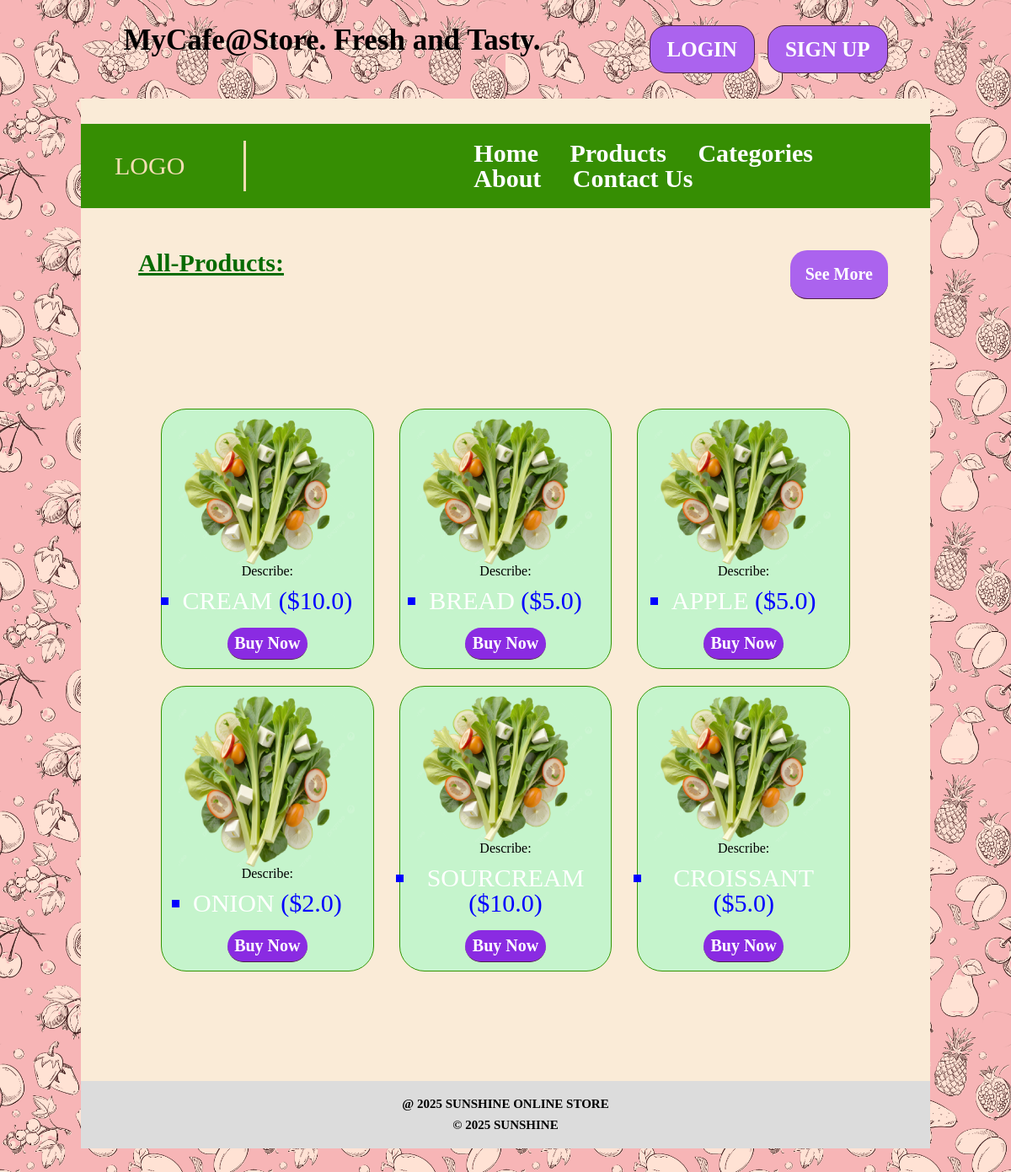
The app's page /api/products/ (signed in) with its own data.
### backend/models.py (models this page shows, shortened)
class Product(models.Model):
    name = models.CharField(max_length=250, null=False)
    price = models.FloatField()
    description = models.TextField()
    category = models.ForeignKey(Category, on_delete=models.CASCADE,null=True, related_name='products')

### backend/views.py (the view)
# urls.py: path('products/', ProductListView.as_view(), name ='product_list'),
class ProductListView(generic.ListView):
    model = Product
    context_object_name = 'product_list'
    queryset = Product.objects.all()
    template_name = 'product_list.html'

### backend/templatetags/custom_tags.py (called while the page is built)
@register.filter(name='currency')
def currency(value):
    return f"${value}"

### backend/templates/product_list.html (shortened to what this page needs)
{% extends 'base.html' %}
{% load static %}
{% load custom_tags %}
{% block content %}
    {% block css %}
        <link type="text/css" href="{% static 'style/all.css' %}" rel="stylesheet">
    {% endblock %}
        <div class="card">
            <div class="card_head">
                <h1>All-Products:</h1>
                <div class="menu_link">
                    <a href="{% url 'categories' %}">See More</a>
                </div>
            </div>
            {% if product_list %}
                <div class="card_item">
                    {% for product in product_list %}
                        <div class="card_body S">
                            <img width="200px" src="{% static 'img/salat.png' %}" alt="sal">
                            <h2>Describe:</h2>
                            <ul>
                                <li>
                                    <a href="{% url 'product' product.pk %}">
                                        {{ product.name }}
                                    </a>({{ product.price|currency }})
                                </li>
                            </ul>
                            <div class="menu_link card_link_pro">
                                <a href="{% url 'add_basket' %}">Buy Now</a>
                            </div>
                        </div>
                    {% endfor %}
                </div>
            {% endif %}
        </div>
{% endblock %}

### backend/templates/base.html (shortened to what this page needs)
{% load static %}
{% load custom_tags %}
<!DOCTYPE html>
<html lang="en">
<head>
    <link type="text/css" href="{% static 'style/all.css' %}" rel="stylesheet">
</head>
<body>
    <header class="head">
        <div class="head_item">
            <h1>MyCafe@Store. Fresh and Tasty.</h1>
        </div>
        <div class="head_item">
            <a href="{% url 'login' %}">LOGIN</a>
            <a href="{% url 'register' %}">SIGN UP</a>
        </div>
    </header>
    <section class="container">
        <div class="nav">
            <div class="nav-left">
                <h1>LOGO</h1>
            </div>
            <div class="nav-right">
                <a href="{% url 'home' %}">Home</a>
                <a href="{% url 'product_list' %}">Products</a>
                <a href="{% url 'categories' %}">Categories</a>
                <a href="{% url 'about' %}">About</a>
                <a href="{% url 'contact' %}">Contact Us</a>
            </div>
        </div>
        <main>
            {% block content %}{% endblock %}
        </main>
    </section>
</body>
<footer class="bottom">
    <div>
        <h3>@ 2025 SUNSHINE ONLINE STORE</h3>
        <p>&copy; 2025 SUNSHINE</p>
    </div>
</footer>
</html>

### backend/static/style/comps/base.css (style rules this page uses)
body { background-image: url("../../img/grocery2.jpg"); background-size: 25%; padding: 0 8%; }
.container { background-color: #faebd7; padding: 3% 0; position: relative; z-index: 1; }
a:link, a:visited { text-decoration: none; transition: 0.3s; }
a:link, a:visited { color: white; }

### backend/static/style/comps/header.css (style rules this page uses)
.head { padding: 30px 5%; display: flex; justify-content: space-between; }
.head_item { display: flex; font-size: 35px; font-weight: bolder; transition: 0.3s; }
.head_item a { display: flex; flex-direction: row; text-align: center; align-items: center; margin-left: 35px; text-transform: uppercase; font-size: 25px; font-weight:bolder; padding: 15px 20px; background-color: rgb(171, 99, 238); border: 1px solid rgb(78, 29, 71); border-radius: 20px; width: fit-content; margin-left: 15px; transition: 0.3s; }
.head_item a { color:white; }

### backend/static/style/comps/nav.css (style rules this page uses)
.nav, .nav-left, .nav-right { display: flex; align-items: center; }
.nav { background-color: rgb(54, 142, 3); padding: 20px; }
.nav a { text-decoration: none; color: white; margin-right: 30px; transition: 0.3s; }
.nav-left { margin-right: 70px; color: wheat; font-size: 30px; font-weight: lighter; margin-left: 20px; transition: 0.3s; }
.nav-right { color: white; display: inline-block; border-left: 3px solid wheat; padding-left: 270px; font-size: 30px; font-weight: bold; transition: 0.3s; }

### backend/static/style/comps/footer.css (style rules this page uses)
.bottom { display: flex; background-color: #dcdcdc; align-items: center; justify-content: center; text-align: center; font-size: 15px; font-weight: bold; margin-bottom: 3%; padding: 20px 0; top: o; }

### backend/static/style/comps/home.css (style rules this page uses)
.menu_link { background-color: rgb(171, 99, 238); padding-top: 10px; border-bottom: 1px solid rgb(78, 29, 71); border-radius: 20px; font-size: 20px; font-weight:bolder; color: white; padding: 2%; width: fit-content; transition: 0.3s; }

### backend/static/style/comps/products_list.css (style rules this page uses)
.card { margin: 50px; }
.card_item { display: flex; flex-wrap: wrap; justify-content: space-around; margin-top: 100px; padding:30px; }
.card_head { display: flex; align-items: start; justify-content: space-between; }
.card_head h1 { font-size: 30px; font-weight: bold; color: rgb(6, 107, 2); margin-left: 2%; text-decoration: underline; }
.card_body { width: calc(33.33% - 30px); display: flex; flex-direction: column; align-items: center; justify-content:center; padding: 10px 20px; text-align: center; border: 1px solid rgb(49, 149, 3); border-radius: 30px; background-color: rgb(197, 244, 204); margin-bottom: 20px; }
.card_body>img { width: 100%; height: 100%; }
.card_item h1, h2, h3 { margin-bottom: 10px; }
.card_link_pro { display: flex; background-color: blueviolet; padding: 4%; border-radius: 25px; margin-top: 15px; }
.card_link_pro a { display: flex; flex-direction: row; text-align: center; align-items: center; font-size: 20px; }
ul > li { font-size: 30px; text-align: center; color: blue; padding: 2px 0; cursor: pointer; text-transform: uppercase; text-decoration: none; list-style-type: square; }

### records on screen
Product: name "CREAM", price "$10.0"
Product: name "BREAD", price "$5.0"
Product: name "APPLE", price "$5.0"
Product: name "ONION", price "$2.0"
Product: name "SOURCREAM", price "$10.0"
Product: name "CROISSANT", price "$5.0"
